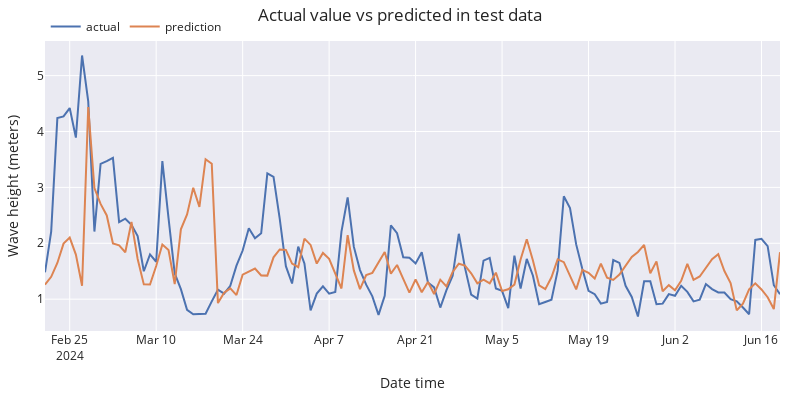

This figure's notebook cell:
### Code cell
# Plot predictions vs real value
# ======================================================================================
fig = go.Figure()
trace1 = go.Scatter(x=df_test.index, y=df_test['wave_height'], name="actual", mode="lines")
trace2 = go.Scatter(x=predictions.index, y=predictions['pred'], name="prediction", mode="lines")
fig.add_trace(trace1)
fig.add_trace(trace2)
fig.update_layout(
    title="Actual value vs predicted in test data",
    xaxis_title="Date time",
    yaxis_title="Wave height (meters)",
    width=800,
    height=400,
    margin=dict(l=20, r=20, t=35, b=20),
    legend=dict(
        orientation="h",
        yanchor="top",
        y=1.1,
        xanchor="left",
        x=0.001
    )
)
fig.show()
